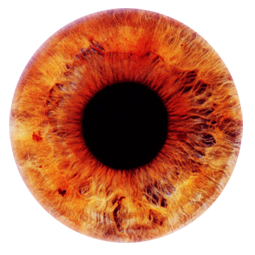
#> input picture 02/eye.png, 255 x 255 px
$ jupyter execute 02.ipynb
#> lines starting #> are read from the running program, lines starting #| are printed output that depends on the picture; after the words box and inside, x2 and y2 are one past the last pixel; in counts of white or black regions, pixels touching at a corner belong together
## 1. A localized function in real space

Dada la función:

\begin{equation}
    f(x) =
    \begin{cases}
        1, & 3 < x < 4,\\
        0, & \text{otherwise},
    \end{cases}
\end{equation}

1. Sí, la función $f(x)$ es una función localizada en el intervalo $(3, 4)$.
2. No, debido a que $f(x)$ posee distontinuidades en los puntos $3$ y $4$.
3. La transformada de Fourier es una transformada integral que hace el cambio entre espacios mediante un *kernel* que depende del producto de los modos y las coordenadas, $\vec{k}\cdot\vec{x}$. En este caso, como solo estoy en una dimensión, entonces solo espero un modo de Fourier.
4. La integral va a soltar algunas costantes, en particular un $-i$. La magnitud puede va a variar dependiendo de cómo sea la definición de la transformada, pero va a ser constante, por lo tanto yo espero una línea recta horizontal en la parte negativa de las ordenadas.

[cell 1]
import numpy as np
import matplotlib.pyplot as plt

def f(x, l = 3, r = 4):
    if l < x and x < r:
        return 1
    else:
        return 0

N = 200
L = 7
x_arr = np.linspace(0, L, N)
f_arr = np.array([f(x) for x in x_arr])

plt.figure(figsize=(9, 5))
plt.plot(x_arr, f_arr, "k-", lw=1.5, label=r"$f(x)$")
plt.xlabel(r"$x$", fontsize=14)
plt.ylabel(r"$f(x)$", fontsize=14)
#plt.legend()
plt.tight_layout()
plt.show()
#> figure, not shown here; curve peaks at x = 3.03, y = 1

## 2. From real to Fourier space

[cell 2]
dx = L / (N - 1) # Hay N - 1 saltos desde x_arr[0] hasta x_arr[-1]
f_fourier_arr = np.fft.fft(f_arr)
k_arr = 2 * np.pi * np.fft.fftfreq(N, d=dx) # La página de numpy.fft.fftfreq meciona que las unidades, pero no deja claro que hay que transformar al número de onda.

abs_k_arr = np.abs(k_arr)

k_min = np.min(abs_k_arr[abs_k_arr != 0])
k_min_index = np.argmax(abs_k_arr == k_min)

k_max = np.max(abs_k_arr)
k_max_index = np.argmax(abs_k_arr == k_max)

print(f"El espaciado entre modos es: {k_arr[1] - k_arr[0]:.4f}.")
print(f"La frecuencia mínima es: {k_min:.4f}, id: {k_min_index}.")
print(f"La frecuencia máxima es: {k_max:.4f}, id: {k_max_index}.")

1. <details><summary>Primero las positivas, luego las negativas.</summary> Si existen positivos y negativos, entonces deben existir determinados puntos donde se cruza el cero. Se puede analizar el signo de la primer entrada distinta de cero y encontrar todos aquellos cambios de signo con un único recorrido del <i>array</i> para obtener el orden de positivos y negativos. Resultando en que primero es positivo, luego toca el cero, continua positivo y, en algún momento, cruza el cero hacia los negativos.</details>
2. La frecuencia más pequeña disinta de cero es: $k = 0.1429$ y está en la posición $1$ del *array*.
3. La frecuencia más grande representada por el *grid* es: $|k| = 14.2857$ y está en la posición $100$ del *array*.
4. Quiero pensar que, al igual que $\Delta x$, $\Delta k$ representa el espaciado del *grid* elegido, en este caso representa el muestro de las frecuencias elegidas para representar a la función original con frecuencias de Fourier.
5. Determina el centro de la función y del espacio.

[cell 3]
k_arr_shifted = np.fft.fftshift(k_arr)
f_fourier_arr_shifted = np.fft.fftshift(f_fourier_arr)

plt.figure(figsize=(9, 5))
plt.plot(k_arr_shifted, f_fourier_arr_shifted, "k-", lw=1.5, label=r"$Absolute$")
plt.xlabel(r"$k$", fontsize=14)
plt.ylabel(r"$\mathcal{Re}\ \hat f(k)$", fontsize=14)
#plt.legend()
plt.tight_layout()
plt.show()
#> figure, not shown here; curve peaks at x = 0, y = 28

## 3. The Fourier transform of a top-hat

[cell 4]
def sinc(k, D = 1):
    n = np.sin(k * D / 2)
    d = k * D / 2
    return n / d

envelop_arr = sinc(k_arr_shifted, 1) # Antes lo tenía en \Delta = 6 por  inspección, ahora entiendo que faltaba un 2\pi

fig, (ax1, ax2) = plt.subplots(2, 1, sharex=True, figsize=(9, 5))
ax1.plot(k_arr_shifted, np.abs(f_fourier_arr_shifted), "k-", lw=1.5, label=r"$Fourier trans.$")
ax2.plot(k_arr_shifted, np.abs(envelop_arr), "b-", lw=1.5, label=r"$sinc-like envelope$")
ax1.set_ylabel(r"$|\hat f(k)|$")
ax2.set(xlabel=r"$k$", ylabel=r"$sinc(k)$")
fig.tight_layout()
plt.show()

1. Sí, las oscilaciones sí se ven claramente.
2. Para representar las discontinuidades del *top-hat*, se necesitan altas frecuencias, estas nuevas frecuencias no necesariamente deben corresponder al dominio de la función original.
3. Lo que le ocurre es que los picos se van separado entre si y las amplitudes bajan. Si la transformada fuera una cuerda, el cambio debido al cambio del *top-hat* sería equivalente a tomar la cuerda por los extremos e irla estirando en direcciones opuestas.
4. Lo contrario, que los picos se acerquen más entre ellos y que las amplitudes crezcan.

## 4. Amplitude and phase

[cell 5]
phase_arr = np.angle(f_fourier_arr_shifted)

fig, (ax1, ax2) = plt.subplots(2, 1, sharex=True, figsize=(9, 5))
ax1.plot(k_arr_shifted, np.abs(f_fourier_arr_shifted), "k-", lw=1.5, label=r"$Fourier trans.$")
ax2.plot(k_arr_shifted, phase_arr, "b-", lw=1.5, label=r"$Phase$")
ax1.set_ylabel(r"$|\hat f(k)|$")
ax2.set(xlabel=r"$k$", ylabel=r"$\phi(k)$")
fig.tight_layout()
plt.show()
#> figure, not shown here; panel 2: curve peaks at x = -0.893, y = 3.13

1. <details><summary>Las amplitudes no van a cambiar.</summary>Entendiendo la transformada de Fourier como el caso continuo de las series de Fourier, entonces cada $k$ representa una frecuencia de un armónico y se ocupan los mismo armónicos para representar la misma forma de las funciones, en este caso $f(x)$.</details>
2. Las frecuencias sí van a cambiar para cambiar el punto de inicio de la descripción.

Sea $f_{12}(x)$ la función $f(x)$ desplazada al intervalo $1 < f_{12}(x) < 2$ en el mismo dominio, entonces:

[cell 6]
f12_arr = np.array([f(x, l=1, r=2) for x in x_arr])

plt.figure(figsize=(9, 5))
plt.plot(x_arr, f12_arr, "k-", lw=1.5, label=r"$f(x)$")
plt.xlabel(r"$x$", fontsize=14)
plt.ylabel(r"$f_{12}(x)$", fontsize=14)
#plt.legend()
plt.tight_layout()
plt.show()
#> figure, not shown here; curve peaks at x = 1.02, y = 1

k12_arr = 2 * np.pi * np.fft.fftfreq(N, d=dx) # Se debe convertir también al número de onda con 2\pi
f12_fourier_arr = np.fft.fft(f12_arr)

k12_arr_shifted = np.fft.fftshift(k12_arr)
f12_fourier_arr_shifted = np.fft.fftshift(f12_fourier_arr)
phase12_arr = np.angle(f12_fourier_arr_shifted)

fig, (ax1, ax2, ax3, ax4) = plt.subplots(4, 1, sharex=True, figsize=(9, 9))
ax1.plot(k_arr_shifted, np.abs(f_fourier_arr_shifted), "k-")
ax2.plot(k12_arr_shifted, np.abs(f12_fourier_arr_shifted), "k-")
ax3.plot(k_arr_shifted, phase_arr, "b-")
ax4.plot(k12_arr_shifted, phase12_arr, "b-")
ax1.set_title(r"$3 < f(x) < 4$")
ax2.set_title(r"$1 < f_{12}(x) < 2$")
ax3.set_title(r"Phase for $f(x)$")
ax4.set_title(r"Phase for $f_{12}(x)$")
ax1.set_ylabel(r"$|\hat f(k)|$")
ax2.set_ylabel(r"$|\hat f_{12}(k)|$")
ax3.set_ylabel(r"$\phi(k)$")
ax4.set(xlabel=r"$k$", ylabel=r"$\phi_{12}(k)$")
fig.tight_layout()
plt.show()
#> figure, not shown here; panel 4: curve peaks at x = -89.31, y = 3.14

Puedo decir más acerca de las fases y es que, para la función original,en la distribución de fases se distinguen dos repeticiones de la misma estructura. Esto debe deberse a la simetría del sistema, pues 3.5 es el centro del dominio. Al mover el centro de la gráfica a 1.5, entonces la gráfica de fases que corresponde se ve también diferente.

## 5. Returning to real space

[cell 7]
f_inv_fourier_arr = np.fft.ifft(f_fourier_arr)
err_arr = np.abs(f_arr - f_inv_fourier_arr)

fig, (ax1, ax2) = plt.subplots(2, 1, sharex=True, figsize=(9, 5))
fig.subplots_adjust(hspace=0)
ax1.plot(x_arr, f_arr, "k-.", lw=1.5, label=r"$Original$")
ax1.plot(x_arr, f_inv_fourier_arr, "b-", alpha=0.6, lw=1.5, label=r"$Reconstruida$")
ax1.set_ylabel(r"$f(x)$")
ax1.legend()
ax2.plot(x_arr, err_arr, "k-", lw=1.5, label="Error absoluto")
ax2.set_xlabel(r"$x$")
ax2.set_ylabel(r"$|f - f_{rec}|$")
ax2.legend()
fig.tight_layout()
plt.show()
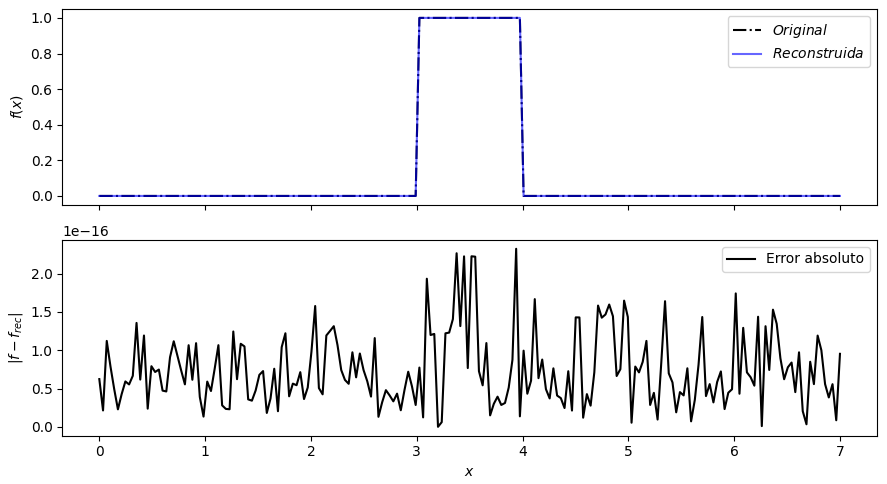
#> figure drawn by matplotlib, 2 panels; panel 2: curve peaks at x = 3.94, y = 2.33e-16

print(f"La parte imaginaria es ruido porque su máximo es: {np.abs(f_inv_fourier_arr.imag).max():.2e}")

1. Sí, son la misma función debido a que el error absoluto máximo que se alcanza con la transformación es menor a $10^{-16}$.
2. Sí, contiene componentes imaginarias residuales.
3. Hay 16 ordenes de magnitud entre unas y otras, por lo que se puede decir que las componentes imaginarias son despreciables por ser ruido numérico.

## 6. The role of sampling

No es necesario copiar y pegar todo con distintos $N$, tampoco encapsular todo en una función para distintos $N$, con cambiar manualmente el valor e investigar tu comportamiento me parece que es suficiente.

### Predicciones:

1. No, no me espero que las frecuencias cambien por el mismo argumento que antes: las frecuencias determinan la forma, ante una modificación que no cambia la forma, no debe cambiar las frecuencias.
2. No, tampoco espero que cambie el dominio de las frecuencias.
3. Sí, la resolución sí debe cambiar, con un bajo $N$ espero ver trapezoides, con un alto $N$ espero ver un *top-hat* bien definido.

Dejando fijo $N$:

1. Quiero pensar que también se van a separar, pero de esto no estoy seguro.
2. Debe incrementar para ajustar al nuevo tamaño de la forma de la función.

### Resultados:

1. Sí han cambiado las amplitudes.
2. También cambiaron las frecuencias máximas.
3. Sí, esto cambia porque se representan mejor las discontinuidades.

Dejando fijo $N$:

1. Sí, mientras más grande el intervalo, más pequeño el espaciado y viceversa.
2. La frecuencia mínima sí cambia y así debe ser porque el bin mínimo corresponde a la frecuencia mínima.

## 7. Fourier transform in two dimensions

[cell 8]
from PIL import Image

img = Image.open("eye.png") # Es un png que tiene problemas con el \alpha, por eso la compongo primero
#> img is the input picture: PIL image 255x255 RGBA; mean R, G, B, A 154.1, 84.1, 57.9, 168.3
bg = Image.new("RGBA", img.size, "white")
#> bg: PIL image 255x255 RGBA; every value is 255
img = Image.alpha_composite(bg, img)

I_arr = np.asarray(img.convert("L"), dtype=float)
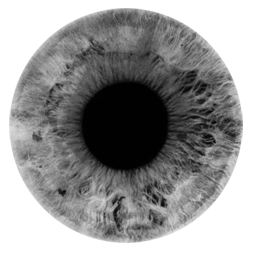
#> I_arr: shape (255, 255) float64; min 0, max 255, mean 151.8
I_x_arr, I_y_arr = I_arr.shape
#> I_x_arr = 255; I_y_arr = 255

I_fourier_arr = np.fft.fft2(I_arr)
I_fourier_arr_shifted = np.fft.fftshift(I_fourier_arr)

k_x_arr = 2 * np.pi * np.fft.fftfreq(I_x_arr, d=1)
k_y_arr = 2 * np.pi * np.fft.fftfreq(I_y_arr, d=1)
k_x_arr_shifted = np.fft.fftshift(k_x_arr)
#> k_x_arr_shifted = 255 values from -3.13 to 3.13
k_y_arr_shifted = np.fft.fftshift(k_y_arr)
#> k_y_arr_shifted = 255 values from -3.13 to 3.13

fig, (ax1, ax2) = plt.subplots(1, 2, figsize=(9, 5))
ax1.imshow(I_arr, cmap="gray")
ax1.set(title=r"$I(x, y)$", xlabel=r"$x$", ylabel=r"$y$")
im = ax2.imshow(np.log(1 + np.abs(I_fourier_arr_shifted)), cmap="gray", origin="lower",
                extent=[k_x_arr_shifted[0], k_x_arr_shifted[-1], k_y_arr_shifted[0], k_y_arr_shifted[-1]])
ax2.set(title=r"$\log(1 + |\hat I(k_x, k_y)|)$", xlabel=r"$k_x$", ylabel=r"$k_y$")
fig.colorbar(im, ax=ax2)
fig.tight_layout()
plt.show()

1. <details><summary>Las frecuencias altas.</summary>Los detalles de la imagen real van a requerir más información de las frecuencias altas, es decir, longitudes de onda pequeñas, para contribuir a la recreación de la estructura a pequeña escala.</details>
2. Yo espero que aparezca en las frecuencias bajas/medias.

## 8. Filtering an Image

### 8.1. Low-pass filter

Yo me espero que, al quitarle todas las frecuencias por encima de cierto $k_0$, entonces se estará quitando fidelidad a la estrucutra a pequeña escala.

[cell 9]
k0 = 0.9

X, Y = np.meshgrid(k_x_arr_shifted, k_y_arr_shifted)
k_mod_arr = np.hypot(X, Y)
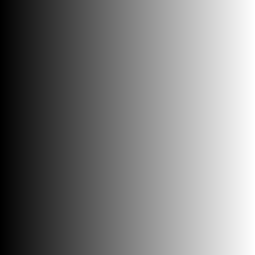
#> X: shape (255, 255) float64; min -3.13, max 3.13, mean -3.17e-17; drawn with min black and max white

I_lp_fourier_arr_shifted = np.where(k_mod_arr > k0, 0, I_fourier_arr_shifted) # Se anulan los modos con k > k0, k_mod_arr queda intacto
I_lp_arr = np.fft.ifft2(np.fft.ifftshift(I_lp_fourier_arr_shifted)).real
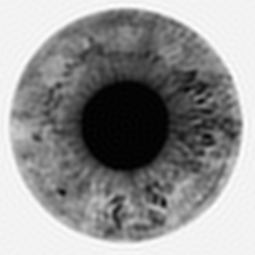
#> I_lp_arr: shape (255, 255) float64; min -3.71, max 267.6, mean 151.8; drawn with min black and max white

fig, (ax1, ax2) = plt.subplots(1, 2, figsize=(9, 5))
ax1.imshow(I_lp_arr, cmap="gray")
ax1.set(title=r"$I_{low}(x, y)$", xlabel=r"$x$", ylabel=r"$y$")
im = ax2.imshow(np.log(1 + np.abs(I_lp_fourier_arr_shifted)), cmap="gray", origin="lower",
                extent=[k_x_arr_shifted[0], k_x_arr_shifted[-1], k_y_arr_shifted[0], k_y_arr_shifted[-1]])
ax2.set(title=rf"$\log(1 + |\hat I(k_x, k_y)|),\ k \leq {k0}$", xlabel=r"$k_x$", ylabel=r"$k_y$")
fig.colorbar(im, ax=ax2)
fig.tight_layout()
plt.show()
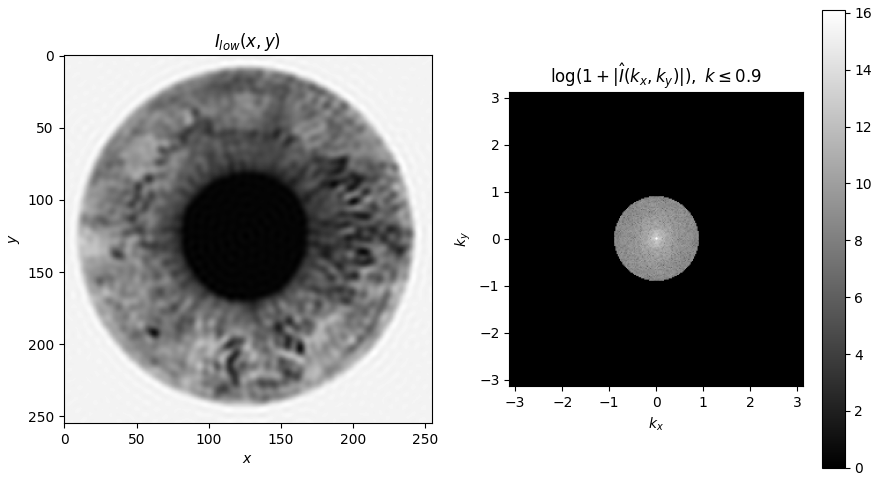
#> figure drawn by matplotlib, 3 panels

1. Efectivamente, ha desaparecido la estructura a escalas pequeñas, es decir, han pedido fidelidad.
2. Se a vuelto más *pixela*: ha perdido nitidez.
3. Se han vuelto borrosos y ya no se distinguen todos los contornos correctamente.

### 8.2. High-pass filter

Me espero lo contrario, lo que yo quiero ver es que mi estructura  a gran escala desaparezca y vea las estructura a pequeña escala. Por ejemplo, el cículo negro del centro debería de desaparecer.

[cell 10]
I_hp_fourier_arr_shifted = np.where(k_mod_arr < k0, 0, I_fourier_arr_shifted)
I_hp_arr = np.fft.ifft2(np.fft.ifftshift(I_hp_fourier_arr_shifted)).real
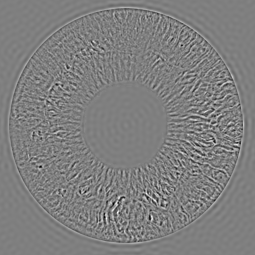
#> I_hp_arr: shape (255, 255) float64; min -69.24, max 69.29, mean 0; drawn with min black and max white

fig, (ax1, ax2) = plt.subplots(1, 2, figsize=(9, 5))
ax1.imshow(I_hp_arr, cmap="gray")
ax1.set(title=r"$I_{high}(x, y)$", xlabel=r"$x$", ylabel=r"$y$")
im = ax2.imshow(np.log(1 + np.abs(I_hp_fourier_arr_shifted)), cmap="gray", origin="lower",
                extent=[k_x_arr_shifted[0], k_x_arr_shifted[-1], k_y_arr_shifted[0], k_y_arr_shifted[-1]])
ax2.set(title=rf"$\log(1 + |\hat I(k_x, k_y)|),\ k \geq {k0}$", xlabel=r"$k_x$", ylabel=r"$k_y$")
fig.colorbar(im, ax=ax2)
fig.tight_layout()
plt.show()
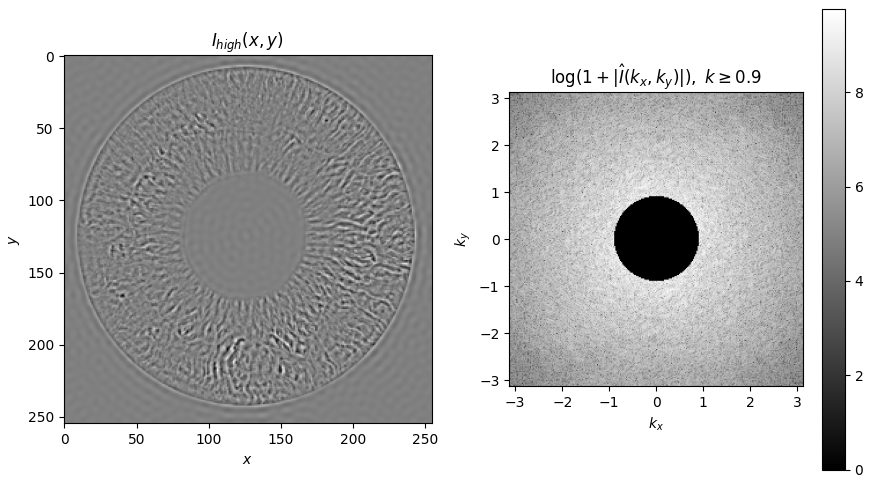
#> figure drawn by matplotlib, 3 panels

1. Los contornos de la estructura a pequeña escala se nota mucho más, diciendonos que las grandes escalas han desaparecido.
2. Se ha homogeneizado, es decir, ahora las esquinas blanca y el centro negro se han vuelto del mismo color, lo que demuestra que ahora no se tiene información de esta estructura.
3. Aquellos contornos que representan a la estructura a muy pequeñas escalas. Las estrias del ojo se notan mucho más que el borde que delimita el círculo interno.

## 9. Design your own Fourier filter

1. Voy a crear un filtro que elimina todas las frecuencias, grandes o pequeñas, que caen sobre una banda recta de ancho $\Delta$, dirección $\theta \in [0, \pi)$ y cuya línea que la divida por la mitad longitudinalmente, $l$, pase por el origen. Es decir, dados $\Delta$ y $\theta$, la distancia más corta entre $l$ y los bordes de la banda serán $\Delta / 2$ y tendrán todas la misma dirección $\theta$.
2. Ya que estoy quitando todas las frecuencias de una dirección específica, espero que haya mucha menos fidelidad en la reproducción de la imagen original a la hora de hacer la transformación inversa en aquellas líneas pérpendiculares a la dirección $\theta$, pues no van a tener longitudes de onda que las describan. Incluso puede ue se pierda por completa cierta información.
3. Supongamos que quitamos todas las frecuencias en alguna de las diagonales de la imagen, entonces, como no ya no va a haber ondas que repliquen la estructura, debe perderse la información necesaria para distinguirla. Debe ser en pérpendicular porque la frecuencia es transversal a la propagación de la onda.

[cell 11]
Del = 0.8
theta = np.pi / 4

condition = np.abs(Y * np.cos(theta) - X * np.sin(theta)) < Del / 2
I_own_fourier_arr_shifted = np.where(condition, 0, I_fourier_arr_shifted)
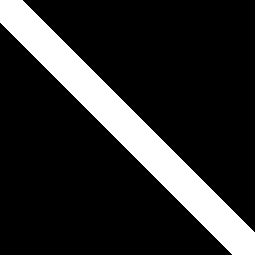
#> condition: shape (255, 255) bool; 16.9% white; 1 white region, box (x1, y1, x2, y2) and area: (0, 0, 255, 255) 10969
I_own_arr = np.fft.ifft2(np.fft.ifftshift(I_own_fourier_arr_shifted)).real
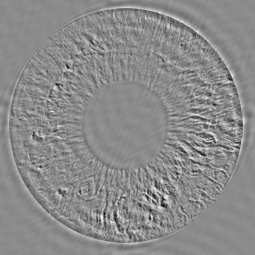
#> I_own_arr: shape (255, 255) float64; min -82.23, max 68.28, mean 0; drawn with min black and max white

fig, (ax1, ax2) = plt.subplots(1, 2, figsize=(9, 5))
ax1.imshow(I_own_arr, cmap="gray")
ax1.set(title=r"$I_{own}(x, y)$", xlabel=r"$x$", ylabel=r"$y$")
im = ax2.imshow(np.log(1 + np.abs(I_own_fourier_arr_shifted)), cmap="gray", origin="lower",
                extent=[k_x_arr_shifted[0], k_x_arr_shifted[-1], k_y_arr_shifted[0], k_y_arr_shifted[-1]])
ax2.set(title=rf"$\log(1 + |\hat I(k_x, k_y)|),\ \Delta = {Del},\ \theta = {np.degrees(theta):.0f}^\circ$", xlabel=r"$k_x$", ylabel=r"$k_y$")
fig.colorbar(im, ax=ax2)
fig.tight_layout()
plt.show()
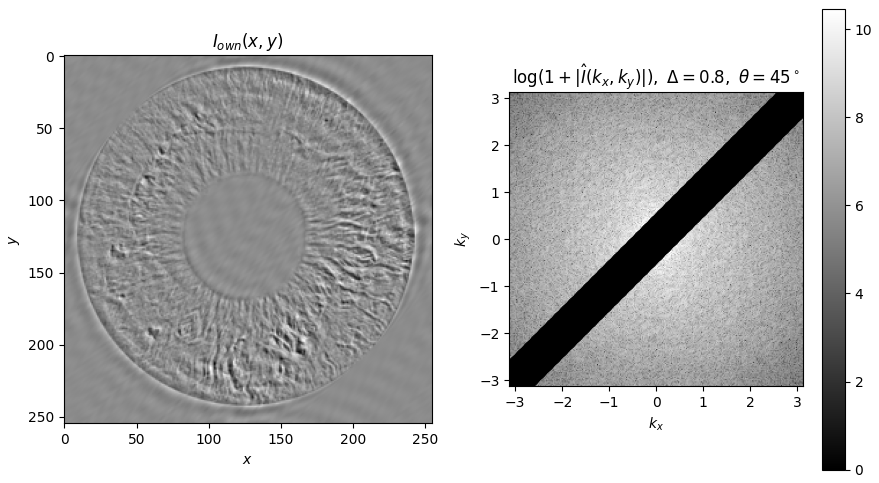
#> figure drawn by matplotlib, 3 panels
